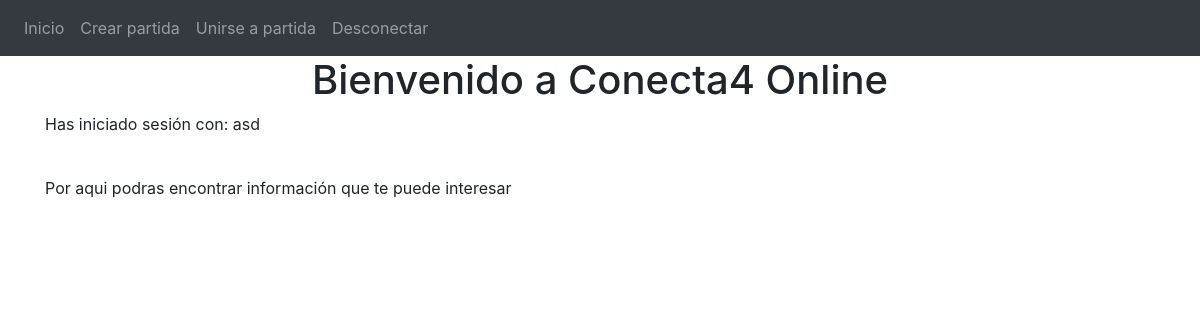
The page / (signed in) on the database as committed earlier.
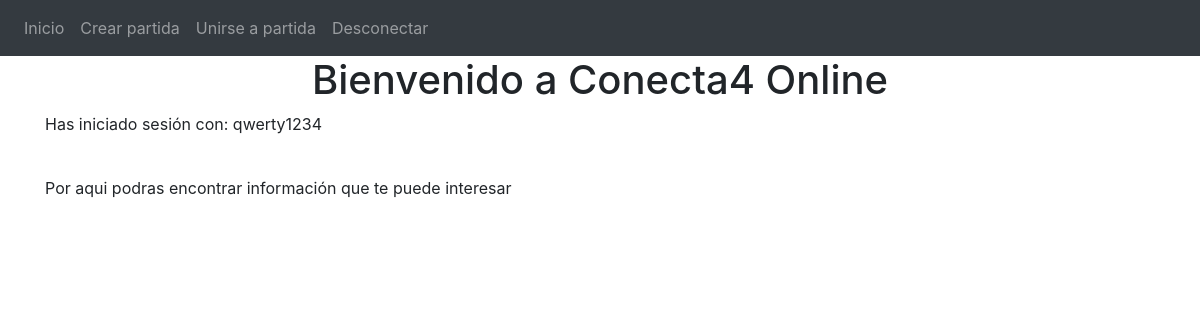
The same page on the database as committed later.
### website/models.py (models this page shows)
class User(db.Model, UserMixin):
    id = db.Column(db.Integer, primary_key=True)
    email = db.Column(db.String(150), unique=True)
    password = db.Column(db.String(150))
    first_name = db.Column(db.String(150))

### website/views.py (the view)
@views.route('/', methods=['GET'])
@login_required
def home():
    return render_template("home.html", user=current_user)

### website/__init__.py (called while the page is built)
def create_app():
    app = Flask(__name__)
    app.config['SECRET_KEY'] = 'frase aleatoria'
    app.config['SQLALCHEMY_DATABASE_URI'] = f'sqlite:///{DB_NAME}'
    db.init_app(app)
    from .views import views
    from .auth import auth
    app.register_blueprint(views, url_prefix='/')
    app.register_blueprint(auth, url_prefix='/')
    from .models import User
    create_database(app)
    login_manager = LoginManager()
    login_manager.login_view = 'auth.login'
    login_manager.init_app(app)
    @login_manager.user_loader
    def load_user(id):
        return User.query.get(int(id))
    return app

### website/templates/home.html (shortened to what this page needs)
{% extends "base.html" %}
{% block content %}
<h1 align="center">Bienvenido a Conecta4 Online</h1>
<p>Has iniciado sesión con: {{user.first_name}}</p><br/>
<p>Por aqui podras encontrar información que te puede interesar</p>
{% endblock %}

### website/templates/base.html (shortened to what this page needs)
<!DOCTYPE html>
<html>
    <head>
        <link
        rel="stylesheet"
        href="https://stackpath.bootstrapcdn.com/bootstrap/4.4.1/css/bootstrap.min.css"
        />
        <link
        rel="stylesheet"
        href="https://stackpath.bootstrapcdn.com/font-awesome/4.7.0/css/font-awesome.min.css"
        />
    </head>
    <body>
        <nav class="navbar navbar-expand-lg navbar-dark bg-dark">
            <div class="collapse navbar-collapse" id="navbar">
                <div class="navbar-nav">
                    {% if user.is_authenticated %}
                    <a class="nav-item nav-link" id="home" href="/">Inicio</a>
                    <a class="nav-item nav-link" id="createMatch" href="/match">Crear partida</a>
                    <a class="nav-item nav-link" id="joinMatch" href="/joinMatch">Unirse a partida</a>
                    <a class="nav-item nav-link" id="logout" href="/logout">Desconectar</a>
                    {% else %}
                    <a class="nav-item nav-link" id="login" href="/login">Iniciar sesión</a>
                    <a class="nav-item nav-link" id="signUp" href="/sign-up">Registrarse</a>
                    {% endif %}
                </div>
            </div>
        </nav>
        <div class="container">
            {% block content %}
            {% endblock %}
        </div>
    </body>
</html>

Rows that differ between the two databases and show on the page:
changed User: first_name "asd" → "qwerty1234"
